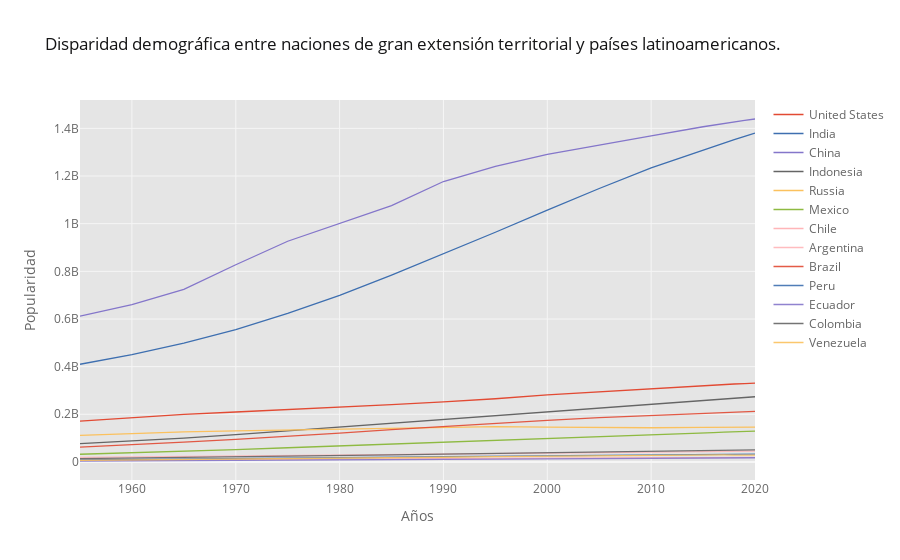

Notebook code for this chart:
### Markdown cell above
1 Gráficos de lineas

### Code cell
#En este grafico veremos la disparidad demográfica entre naciones de gran extensión territorial y países latinoamericanos.
df_population.iplot(kind='line', xTitle='Años', yTitle='Popularidad', #Titulos para el eje X y eje Y
                   title='Disparidad demográfica entre naciones de gran extensión territorial y países latinoamericanos.')
